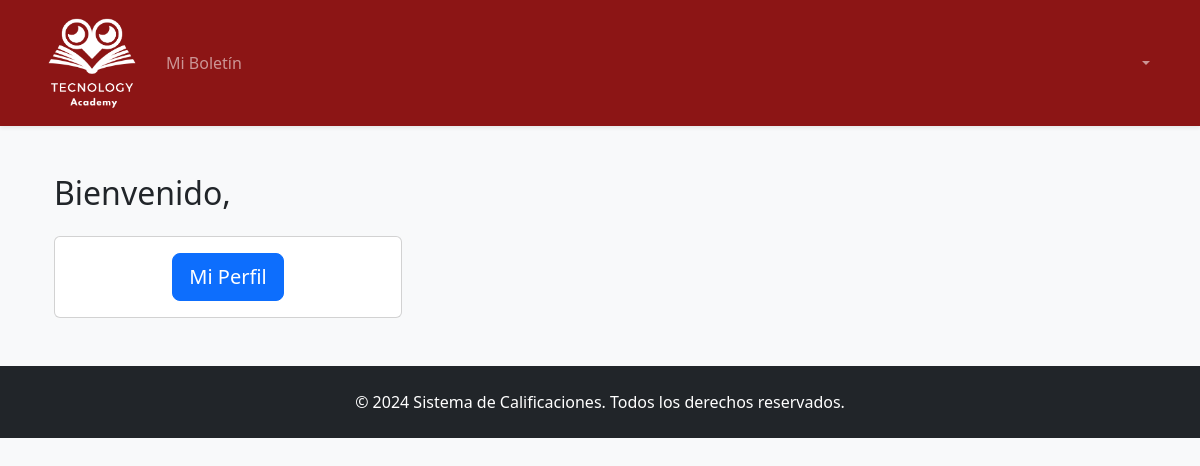
/ (signed in), run on an earlier commit of the app's database.
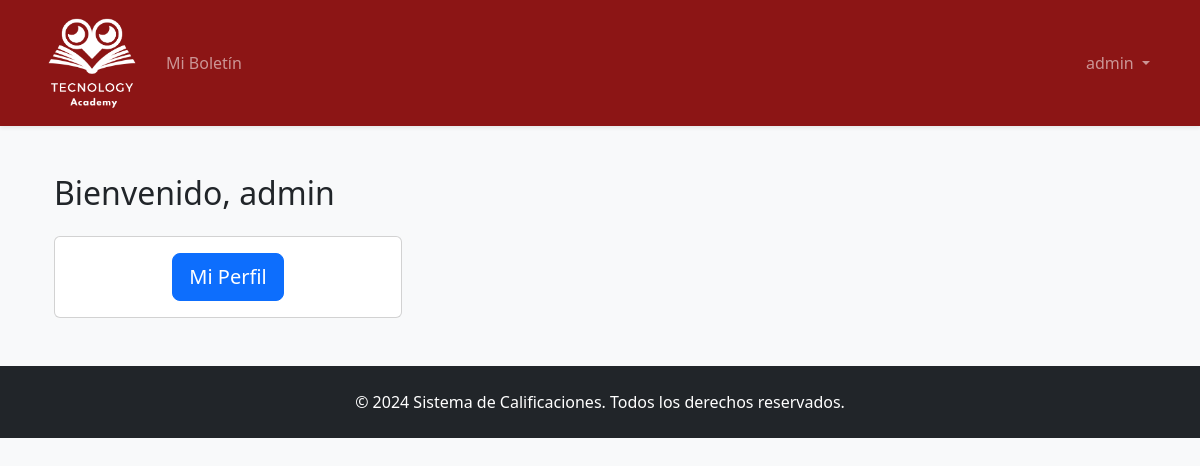
And on a later commit of the database.
### calificaciones/models.py (models this page shows)
class UsuarioPersonalizado(AbstractUser):
    ROLES = (
        ('E', 'Estudiante'),
        ('P', 'Profesor'),
        ('A', 'Administrador'),
    )
    rol = models.CharField(max_length=1, choices=ROLES, default='E')

### calificaciones/views.py (the view)
# urls.py: path('', views.dashboard, name='dashboard'),
@login_required
def dashboard(request):
    return render(request, 'dashboard.html')

### templates/dashboard.html
{% extends 'base.html' %}
{% block content %}
<div class="container mt-5">
    <h2>Bienvenido, {{ user.get_full_name }}</h2>
    <div class="row mt-4">
        <div class="col-md-4">
            <div class="card">
                <div class="card-body text-center">
                    {% if user.rol == 'E' %}
                    <a href="{% url 'perfil_estudiante' %}" class="btn btn-primary btn-lg">
                        Mi Perfil
                    </a>
                    {% elif user.rol == 'P' %}
                    <a href="{% url 'gestion_calificaciones' %}" class="btn btn-success btn-lg">
                        Registrar Calificaciones
                    </a>
                    {% elif user.rol == 'A' %}
                    <a href="/admin" class="btn btn-success btn-lg">
                        Panel Administrativo
                    </a>
                    {% endif %}
                </div>
            </div>
        </div>
    </div>
</div>
{% endblock %}

### templates/base.html (shortened to what this page needs)
{% load static %}
<!DOCTYPE html>
<html lang="es">
<head>
    <link href="https://cdn.jsdelivr.net/npm/bootstrap@5.3.0/dist/css/bootstrap.min.css" rel="stylesheet">
    <link rel="stylesheet" href="{% static 'css/custom.css' %}">
</head>
<body class="bg-light">
    <nav class="navbar navbar-expand-lg navbar-dark bg-dark-red shadow-sm">
        <div class="container">
            <a class="navbar-brand" href="{% url 'dashboard' %}">
                <img src="{% static 'img/logo.png' %}" alt="Logo" height="100">
            </a>
            <div class="collapse navbar-collapse" id="navbarNav">
                <ul class="navbar-nav me-auto">
                    {% if user.is_authenticated %}
                        {% if user.rol == 'E' %}
                            <li class="nav-item">
                                <a class="nav-link" href="{% url 'perfil_estudiante' %}">Mi Boletín</a>
                            </li>
                        {% elif user.rol == 'P' %}
                            <li class="nav-item">
                                <a class="nav-link" href="{% url 'gestion_calificaciones' %}">Mis Cursos</a>
                            </li>
                        {% elif user.rol == 'A' %}
                        <li class="nav-item">
                            <a class="nav-link" href="/admin"> Panel Administrativo</a>
                        </li>
                        {% endif %}
                    {% endif %}
                </ul>
                <ul class="navbar-nav">
                    {% if user.is_authenticated %}
                        <li class="nav-item dropdown">
                            <a class="nav-link dropdown-toggle" href="#" role="button" data-bs-toggle="dropdown">
                                {{ user.get_full_name }}
                            </a>
                        </li>
                    {% else %}
                        <li class="nav-item">
                            <a class="nav-link" href="{% url 'login' %}">Ingresar</a>
                        </li>
                    {% endif %}
                </ul>
            </div>
        </div>
    </nav>
    <main class="container my-5">
        {% block content %}{% endblock %}
    </main>
    <footer class="bg-dark text-white py-4 mt-5">
        <div class="container text-center">
            <p class="mb-0">&copy; 2024 Sistema de Calificaciones. Todos los derechos reservados.</p>
        </div>
    </footer>
</body>
</html>

What changed in the data, as far as the page shows it:
now on this page (row edited): UsuarioPersonalizado: get_full_name "admin"
